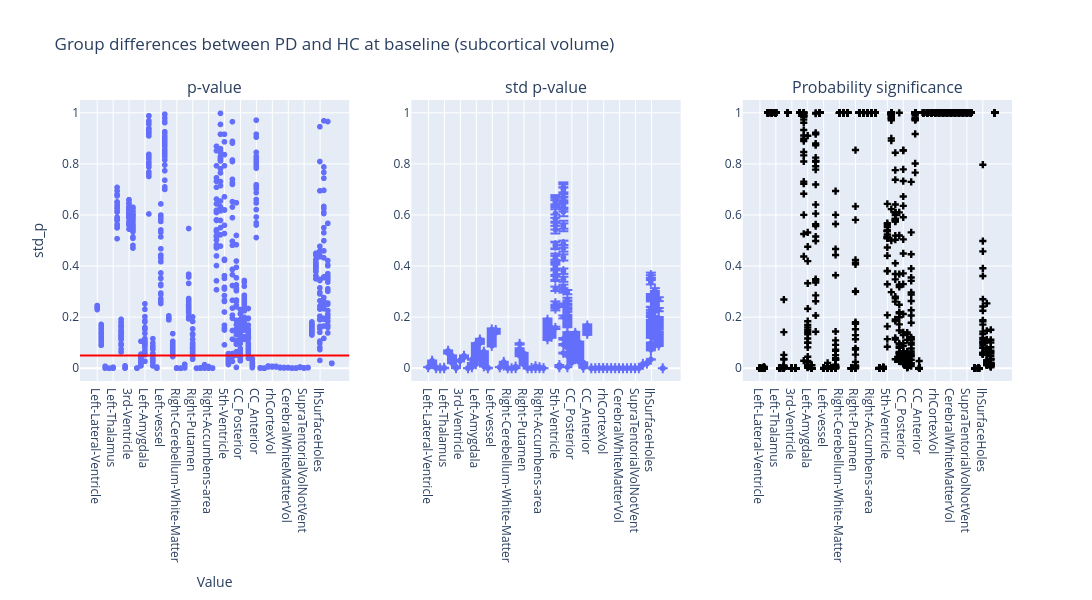

The cell this chart's notebook holds for it:
### Code cell
plot_dumbbell(
    ancova_baseline_subcortical_volume,
    "Group differences between PD and HC at baseline (subcortical volume)",
)

### Figure 1 — Plotly figure (JSON) as saved in the notebook; plotly's stock layout.template omitted (floating-point values rounded to 4 significant figures; data arrays with more than 128 entries replaced by an {"elided": "..."} marker saying what was removed)
{"data": [{"hovertemplate": "region=%{x}<br>p_value=%{y}<extra></extra>", "legendgroup": "", "marker": {"color": "#636efa", "symbol": "circle"}, "mode": "markers", "name": "", "showlegend": false, "type": "scattergl", "x": {"elided": "1560 str values"}, "xaxis": "x", "y": {"elided": "1560 float values"}, "yaxis": "y"}, {"error_y": {"array": {"elided": "1560 float values"}, "arrayminus": {"elided": "1560 float values"}}, "hovertemplate": "region=%{x}<br>std_p=%{y}<extra></extra>", "legendgroup": "", "marker": {"color": "#636efa", "symbol": "circle"}, "mode": "markers", "name": "", "showlegend": false, "type": "scattergl", "x": {"elided": "1560 str values"}, "xaxis": "x2", "y": {"elided": "1560 float values"}, "yaxis": "y2"}, {"marker": {"color": "black", "symbol": "cross"}, "mode": "markers", "name": "Flip probability", "showlegend": false, "type": "scatter", "x": {"elided": "1560 str values"}, "xaxis": "x3", "y": {"elided": "1560 float values"}, "yaxis": "y3"}], "layout": {"annotations": [{"font": {"size": 16}, "showarrow": false, "text": "p-value", "x": 0.1444, "xanchor": "center", "xref": "paper", "y": 1.0, "yanchor": "bottom", "yref": "paper"}, {"font": {"size": 16}, "showarrow": false, "text": "std p-value", "x": 0.5, "xanchor": "center", "xref": "paper", "y": 1.0, "yanchor": "bottom", "yref": "paper"}, {"font": {"size": 16}, "showarrow": false, "text": "Probability significance", "x": 0.8556, "xanchor": "center", "xref": "paper", "y": 1.0, "yanchor": "bottom", "yref": "paper"}], "height": 600, "hovermode": "closest", "shapes": [{"line": {"color": "red", "width": 2}, "type": "line", "x0": 0, "x1": 1, "xref": "x domain", "y0": 0.05, "y1": 0.05, "yref": "y"}], "title": {"text": "Group differences between PD and HC at baseline (subcortical volume)"}, "width": 1400, "xaxis": {"anchor": "y", "domain": [0.0, 0.2889], "title": {"text": "Value"}}, "xaxis2": {"anchor": "y2", "domain": [0.3556, 0.6444]}, "xaxis3": {"anchor": "y3", "domain": [0.7111, 1.0]}, "yaxis": {"anchor": "x", "domain": [0.0, 1.0], "range": [-0.05, 1.05], "title": {"text": "std_p"}}, "yaxis2": {"anchor": "x2", "domain": [0.0, 1.0], "range": [-0.05, 1.05]}, "yaxis3": {"anchor": "x3", "domain": [0.0, 1.0], "range": [-0.05, 1.05]}}}
